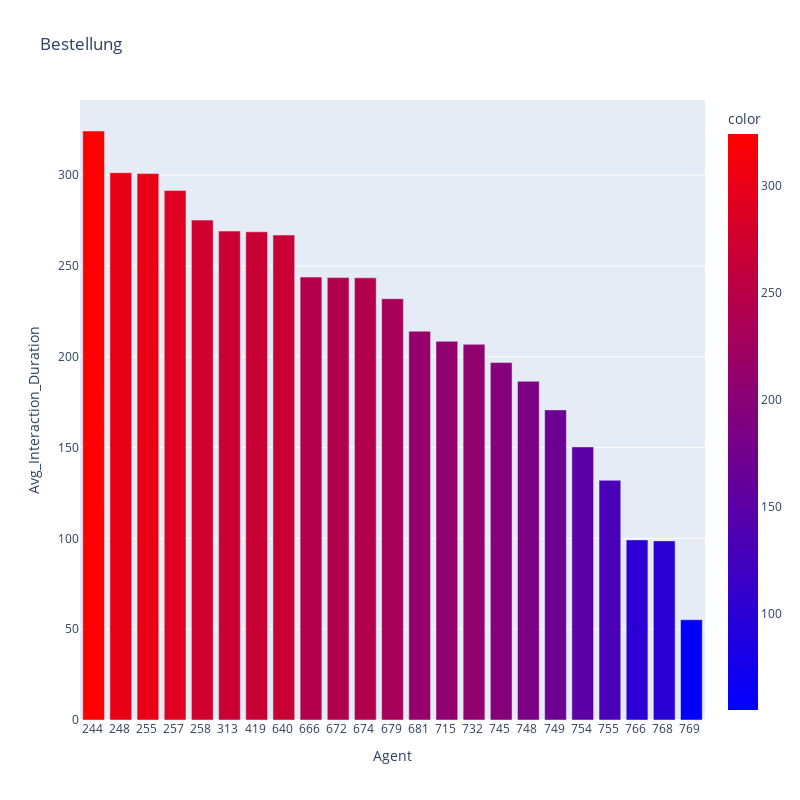

Source (notebook cell):
### Code cell
for key,value in dict_df.items():
    fig = px.bar(x=value['Agent'],y=value['Avg_Interaction_Duration'].sort_values(ascending=False),
            title=key,color= value['Avg_Interaction_Duration'].sort_values(ascending=False),color_continuous_scale=["blue", "red"],
            width=800, height=800,labels=dict({'x':'Agent','y':'Avg_Interaction_Duration'}))
    fig.show()

### Figure 1 — Plotly figure (JSON) as saved in the notebook; plotly's stock layout.template omitted (floating-point values rounded to 4 significant figures)
{"data": [{"alignmentgroup": "True", "hovertemplate": "Agent=%{x}<br>Avg_Interaction_Duration=%{y}<br>color=%{marker.color}<extra></extra>", "legendgroup": "", "marker": {"color": [324.3, 301.3, 300.9, 291.5, 275.2, 269.2, 268.8, 267.0, 243.9, 243.6, 243.4, 231.9, 214.1, 208.5, 206.8, 196.8, 186.5, 170.7, 150.3, 132.0, 99.16, 98.61, 55.21], "coloraxis": "coloraxis", "pattern": {"shape": ""}}, "name": "", "offsetgroup": "", "orientation": "v", "showlegend": false, "textposition": "auto", "type": "bar", "x": ["244 ", "248 ", "255 ", "257 ", "258 ", "313 ", "419 ", "640 ", "666 ", "672 ", "674 ", "679 ", "681 ", "715 ", "732 ", "745 ", "748 ", "749 ", "754 ", "755 ", "766 ", "768 ", "769 "], "xaxis": "x", "y": [324.3, 301.3, 300.9, 291.5, 275.2, 269.2, 268.8, 267.0, 243.9, 243.6, 243.4, 231.9, 214.1, 208.5, 206.8, 196.8, 186.5, 170.7, 150.3, 132.0, 99.16, 98.61, 55.21], "yaxis": "y"}], "layout": {"barmode": "relative", "coloraxis": {"colorbar": {"title": {"text": "color"}}, "colorscale": [[0, "blue"], [1, "red"]]}, "height": 800, "legend": {"tracegroupgap": 0}, "title": {"text": "Bestellung"}, "width": 800, "xaxis": {"anchor": "y", "domain": [0, 1], "title": {"text": "Agent"}}, "yaxis": {"anchor": "x", "domain": [0, 1], "title": {"text": "Avg_Interaction_Duration"}}}}
